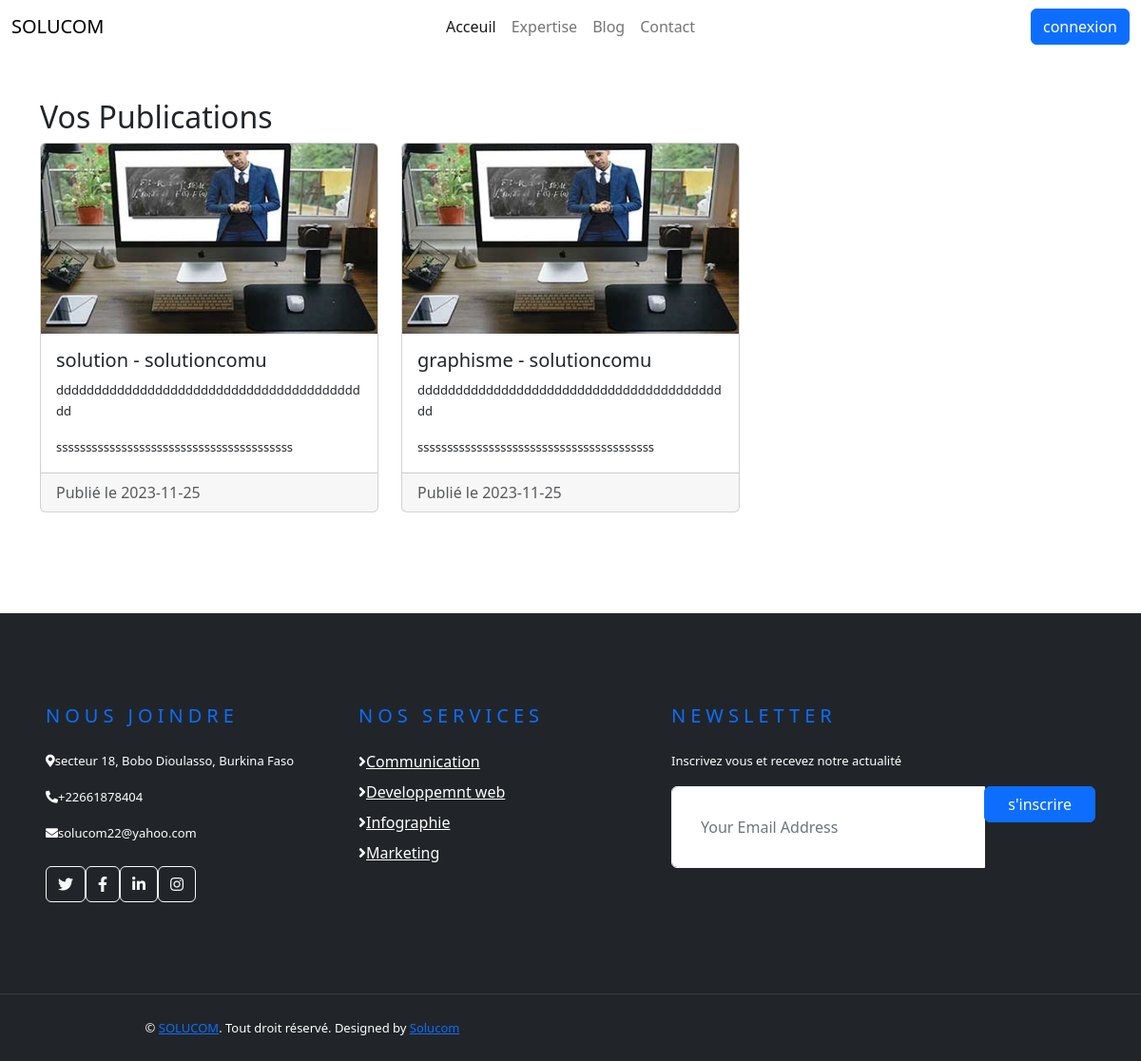
Screenshot of /blog2.php with the database file from the repository.
### tables this page shows
CREATE TABLE `publication` (
  `id` int(11) NOT NULL,
  `date` date NOT NULL,
  `titre1` varchar(30) NOT NULL,
  `titre2` varchar(30) NOT NULL,
  `image1` varchar(255) NOT NULL,
  `image2` varchar(255) NOT NULL,
  `description1` text NOT NULL,
  `description2` text NOT NULL
);

### blog2.php (the view, shortened to what this page needs)
<!DOCTYPE html>
<html lang="en">
<head>
    <link rel="stylesheet" href="assets/css/fontawesome.css">
  <link rel="stylesheet" href="assets/css/templatemo-grad-school.css">
  <link rel="stylesheet" href="assets/css/owl.css">
  <link rel="stylesheet" href="assets/css/lightbox.css">
  <link href="bootstrap.min.css" rel="stylesheet">
    <link href="https://cdnjs.cloudflare.com/ajax/libs/font-awesome/5.10.0/css/all.min.css" rel="stylesheet">
    <link href="lib/owlcarousel/assets/owl.carousel.min.css" rel="stylesheet">
    <link href="css/style.css" rel="stylesheet">
</head>
<body>
<?php include("navbar.php"); ?>
<div class="container mt-5">
 <h2>Vos Publications</h2>
 <div class="row">
     <?php
     $servername = "localhost";
     $username = "root";
     $password = "";
     $dbname = "solucom";
     $conn = new mysqli($servername, $username, $password, $dbname);
     $sql = "SELECT * FROM publication ORDER BY date DESC";
     $result = $conn->query($sql);
     if ($result->num_rows > 0) {
         while ($row = $result->fetch_assoc()) {
             echo '<div class="col-md-4 mb-3">';
             echo '<div class="card">';
             if ($row['image1'] != '') {
                 echo '<img src="uploads/' . $row['image1'] . '" class="card-img-top" alt="Image de la publication">';
             }
             echo '<div class="card-body">';
             echo '<h5 class="card-title">' . $row['titre1'] . ' - ' . $row['titre2'] . '</h5>';
             echo '<p class="card-text">' . $row['description1'] . '</p>';
             echo '<p class="card-text">' . $row['description2'] . '</p>';
             echo '</div>';
             echo '<div class="card-footer text-muted">';
             echo 'Publié le ' . $row['date'];
             echo '</div>';
             echo '</div>';
             echo '</div>';
         }
     } else {
         echo '<p>Aucune publication trouvée.</p>';
     }
     ?>
 </div>
</div>
<?php include("footer.php"); ?>
</body>
</html>

### assets/css/templatemo-grad-school.css (style rules this page uses)
body { font-family: 'Montserrat', sans-serif; }
p { font-size: 13px; line-height: 22px; }

### blog2.php (style rules this page uses)
.card-img-top { max-height: 200px; object-fit: cover; }

### rows the page displays
publication: image1 (picture), titre1 "solution", titre2 "solutioncomu", description1 "dddddddddddddddddddddddddddddddddddddddddd", description2 "ssssssssssssssssssssssssssssssssssssssss", date "2023-11-25"
publication: image1 (picture), titre1 "graphisme", titre2 "solutioncomu", description1 "dddddddddddddddddddddddddddddddddddddddddd", description2 "ssssssssssssssssssssssssssssssssssssssss", date "2023-11-25"
